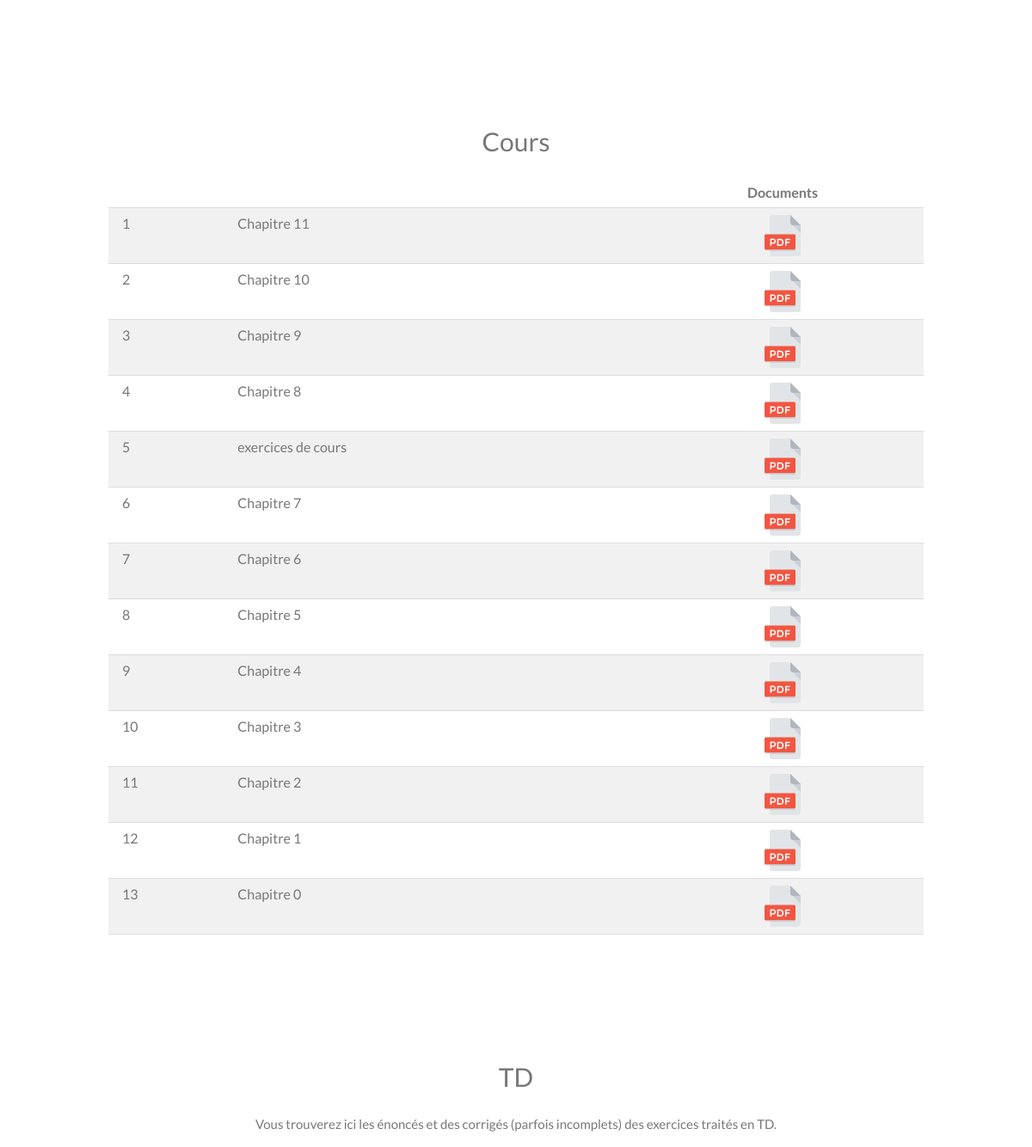
The app's page / (middle part), older data.
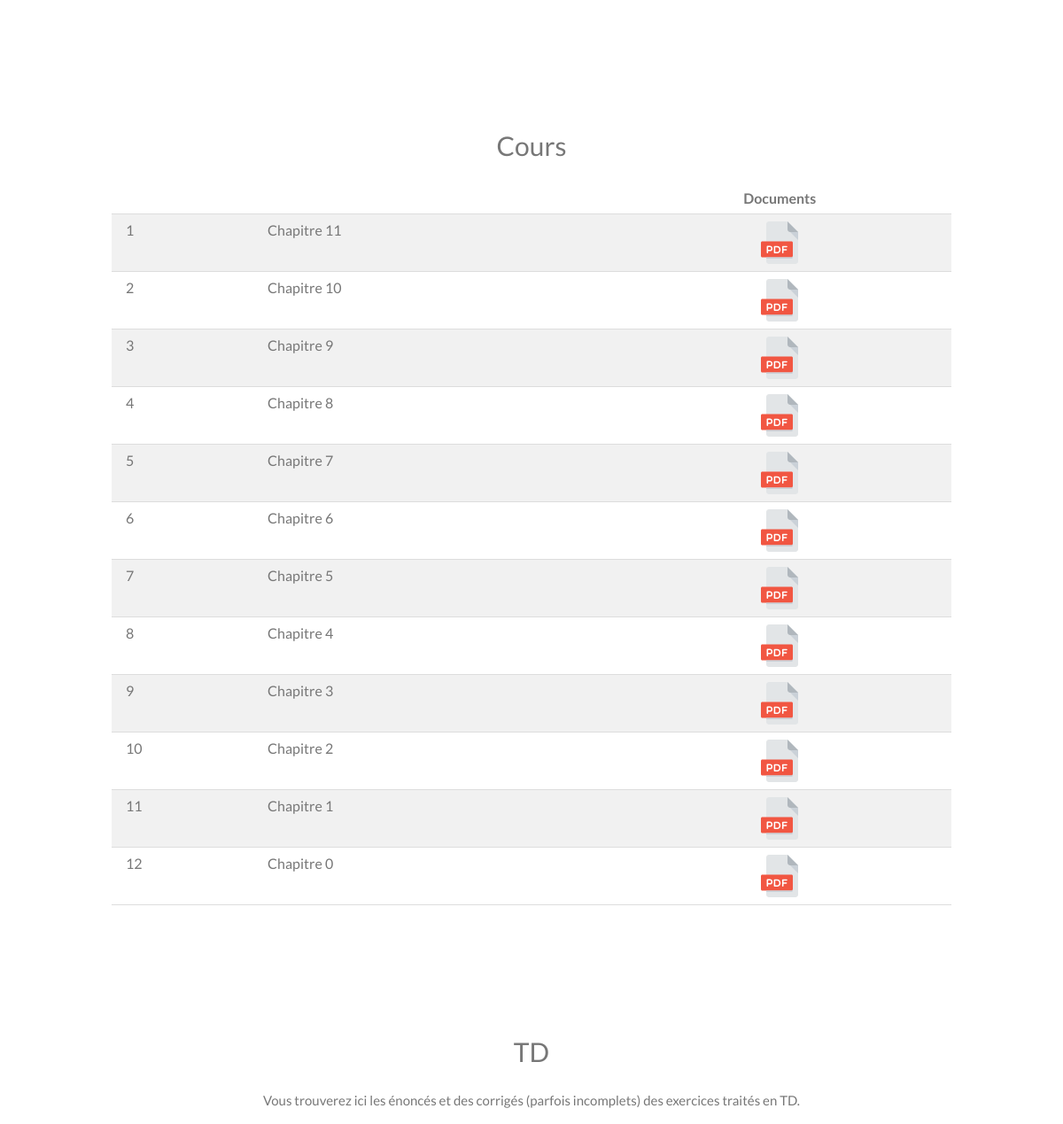
The same page, newer data.
### scrap/models.py (models this page shows, shortened)
class Categorie(models.Model):
    title = models.CharField(max_length=200)
    description = models.TextField(default=' ')
    libele = models.CharField(max_length=200, help_text="Petit texte d'entête du tableau", default='Nom')
    corrections = models.BooleanField(default=False, help_text="À cocher si cette categorie possède des corrections")

class Document(models.Model):
    title = models.CharField(max_length=200)
    link = models.URLField(blank=True)
    categorie = models.ForeignKey(Categorie, null=True, on_delete=models.CASCADE)

### scrap/views.py (the view)
# urls.py: path('', views.accueil, name='accueil'),
def accueil(request):
    documents_by_category = {}
    categories = Categorie.objects.order_by('pk')
    for category in categories:
        correction = Document.objects.filter(categorie=category, title__icontains='correction')
        documents = Document.objects.filter(categorie=category).exclude(title__icontains='correction')
        l_doc = len(documents)
        l_corr = len(correction)
        c = 0
        documents_by_category[category] = []
        for i in range(l_doc):
            if c >= l_corr:
                documents_by_category[category].append((documents[i], "N/A"))
            elif "bonus" in documents[i].title or "12" in documents[i].title:
                documents_by_category[category].append((documents[i], "N/A"))
            else :
                documents_by_category[category].append((documents[i], correction[c]))
                c += 1
    return render(request, 'home.html', {'documents_by_category': documents_by_category})

### scrap/templates/home.html (shortened to what this page needs)
{% extends 'base.html' %}
{% block content %}
{% for cat, documents in documents_by_category.items %}
<div class="w3-content w3-container w3-padding-64" id="{{ cat.title }}">
  <h2 class="w3-center">{{ cat.title }}</h2>
  <center> <p>{{ cat.description }}</p> </center>
  <table class="w3-table w3-striped w3-bordered">
    <tbody><tr>
      <th colspan="2" class="w3-center"> {{ cat.libele }}</th>
      <th style="text-align: center;"> Documents </th>
    </tr>
    <tr>
      {% for doc,corr in documents %}
      <td>{{ forloop.counter }}</td>
      <td>{{ doc.title }}</td>
      <td style="vertical-align:middle; horizontal-align:middle; text-align: center;"><a href="https://physique.mp2i-champo.fr/{{ doc.link }}"><span class="icon-pdf"></span> </a></td>
    </tr>
      {% endfor %}
    </tbody>
  </table>
</div>
{% endfor %}
{% endblock %}

Row changes from the older to the newer data that the page shows:
removed Document: title "exercices de cours", shown under Categorie "Cours"
